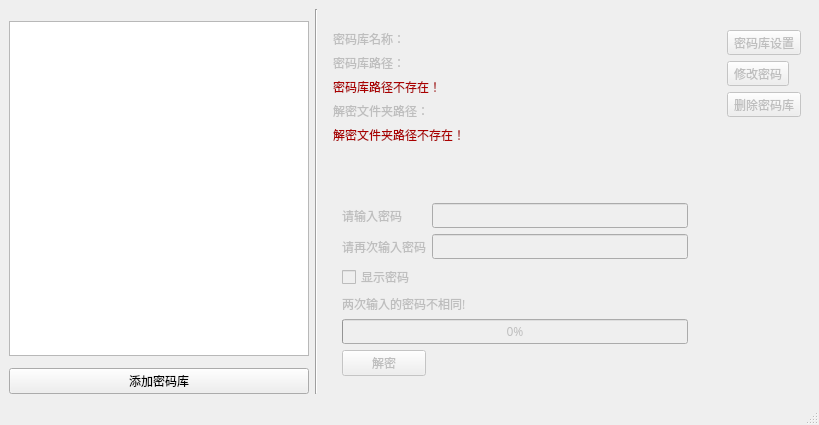
<?xml version="1.0" encoding="UTF-8"?>
<ui version="4.0">
 <class>MainWindow</class>
 <widget class="QMainWindow" name="MainWindow">
  <property name="geometry">
   <rect>
    <x>0</x>
    <y>0</y>
    <width>819</width>
    <height>425</height>
   </rect>
  </property>
  <property name="font">
   <font>
    <family>微软雅黑</family>
   </font>
  </property>
  <property name="windowTitle">
   <string>MainWindow</string>
  </property>
  <widget class="QWidget" name="centralwidget">
   <layout class="QGridLayout" name="gridLayout">
    <item row="2" column="1">
     <widget class="QListWidget" name="vaultList">
      <property name="maximumSize">
       <size>
        <width>300</width>
        <height>16777215</height>
       </size>
      </property>
      <property name="font">
       <font>
        <family>微软雅黑</family>
       </font>
      </property>
     </widget>
    </item>
    <item row="0" column="3" rowspan="5">
     <widget class="Line" name="line">
      <property name="font">
       <font>
        <family>微软雅黑</family>
       </font>
      </property>
      <property name="orientation">
       <enum>Qt::Vertical</enum>
      </property>
     </widget>
    </item>
    <item row="4" column="1">
     <widget class="QPushButton" name="addVaultButton">
      <property name="font">
       <font>
        <family>微软雅黑</family>
       </font>
      </property>
      <property name="text">
       <string>添加密码库</string>
      </property>
     </widget>
    </item>
    <item row="2" column="4" rowspan="3">
     <widget class="QWidget" name="vaultInfoWidget" native="true">
      <property name="enabled">
       <bool>false</bool>
      </property>
      <property name="sizePolicy">
       <sizepolicy hsizetype="Preferred" vsizetype="Preferred">
        <horstretch>0</horstretch>
        <verstretch>0</verstretch>
       </sizepolicy>
      </property>
      <property name="minimumSize">
       <size>
        <width>0</width>
        <height>0</height>
       </size>
      </property>
      <property name="font">
       <font>
        <family>微软雅黑</family>
       </font>
      </property>
      <layout class="QGridLayout" name="gridLayout_2">
       <item row="2" column="0">
        <widget class="QLabel" name="vaultPathReminderLabel">
         <property name="font">
          <font>
           <family>微软雅黑</family>
          </font>
         </property>
         <property name="styleSheet">
          <string notr="true">color:rgb(170, 0, 0)</string>
         </property>
         <property name="text">
          <string>密码库路径不存在！</string>
         </property>
        </widget>
       </item>
       <item row="5" column="0" colspan="2">
        <spacer name="verticalSpacer">
         <property name="font">
          <font>
           <family>微软雅黑</family>
          </font>
         </property>
         <property name="orientation">
          <enum>Qt::Vertical</enum>
         </property>
         <property name="sizeHint" stdset="0">
          <size>
           <width>20</width>
           <height>40</height>
          </size>
         </property>
        </spacer>
       </item>
       <item row="14" column="0">
        <widget class="QWidget" name="passwordInputWidget" native="true">
         <property name="minimumSize">
          <size>
           <width>0</width>
           <height>0</height>
          </size>
         </property>
         <property name="font">
          <font>
           <family>微软雅黑</family>
          </font>
         </property>
         <layout class="QGridLayout" name="gridLayout_3">
          <item row="5" column="0" colspan="2">
           <widget class="QProgressBar" name="progressBar">
            <property name="enabled">
             <bool>false</bool>
            </property>
            <property name="font">
             <font>
              <family>微软雅黑</family>
             </font>
            </property>
            <property name="value">
             <number>0</number>
            </property>
           </widget>
          </item>
          <item row="0" column="0">
           <widget class="QLabel" name="passwordLabel">
            <property name="font">
             <font>
              <family>微软雅黑</family>
             </font>
            </property>
            <property name="text">
             <string>请输入密码</string>
            </property>
           </widget>
          </item>
          <item row="4" column="0" colspan="2">
           <widget class="QLabel" name="progressReminder">
            <property name="font">
             <font>
              <family>微软雅黑</family>
             </font>
            </property>
            <property name="text">
             <string>两次输入的密码不相同!</string>
            </property>
           </widget>
          </item>
          <item row="6" column="0">
           <widget class="QPushButton" name="pushButton_2">
            <property name="font">
             <font>
              <family>微软雅黑</family>
             </font>
            </property>
            <property name="text">
             <string>解密</string>
            </property>
           </widget>
          </item>
          <item row="0" column="1">
           <widget class="QLineEdit" name="passwordEdit">
            <property name="font">
             <font>
              <family>微软雅黑</family>
             </font>
            </property>
            <property name="echoMode">
             <enum>QLineEdit::Password</enum>
            </property>
           </widget>
          </item>
          <item row="1" column="0">
           <widget class="QLabel" name="passwordTwiceLabel">
            <property name="font">
             <font>
              <family>微软雅黑</family>
             </font>
            </property>
            <property name="text">
             <string>请再次输入密码</string>
            </property>
           </widget>
          </item>
          <item row="1" column="1">
           <widget class="QLineEdit" name="passwordTwiceEdit">
            <property name="font">
             <font>
              <family>微软雅黑</family>
             </font>
            </property>
            <property name="echoMode">
             <enum>QLineEdit::Password</enum>
            </property>
           </widget>
          </item>
          <item row="2" column="0">
           <widget class="QCheckBox" name="showPassword">
            <property name="text">
             <string>显示密码</string>
            </property>
           </widget>
          </item>
         </layout>
        </widget>
       </item>
       <item row="1" column="0" colspan="2">
        <widget class="QLabel" name="vaultPathLabel">
         <property name="font">
          <font>
           <family>微软雅黑</family>
          </font>
         </property>
         <property name="text">
          <string>密码库路径：</string>
         </property>
        </widget>
       </item>
       <item row="3" column="0" colspan="2">
        <widget class="QLabel" name="filePathLabel">
         <property name="font">
          <font>
           <family>微软雅黑</family>
          </font>
         </property>
         <property name="text">
          <string>解密文件夹路径：</string>
         </property>
        </widget>
       </item>
       <item row="0" column="0" colspan="2">
        <widget class="QLabel" name="vaultNameLabel">
         <property name="font">
          <font>
           <family>微软雅黑</family>
          </font>
         </property>
         <property name="text">
          <string>密码库名称：</string>
         </property>
        </widget>
       </item>
       <item row="4" column="0">
        <widget class="QLabel" name="filePathReminderLabel">
         <property name="font">
          <font>
           <family>微软雅黑</family>
          </font>
         </property>
         <property name="styleSheet">
          <string notr="true">color:rgb(170, 0, 0)</string>
         </property>
         <property name="text">
          <string>解密文件夹路径不存在！</string>
         </property>
        </widget>
       </item>
      </layout>
     </widget>
    </item>
    <item row="2" column="5" rowspan="3">
     <widget class="QWidget" name="vaultConfigWidget" native="true">
      <property name="enabled">
       <bool>false</bool>
      </property>
      <property name="font">
       <font>
        <family>微软雅黑</family>
       </font>
      </property>
      <layout class="QVBoxLayout" name="verticalLayout_2">
       <item>
        <widget class="QToolButton" name="vaultSettings">
         <property name="font">
          <font>
           <family>微软雅黑</family>
          </font>
         </property>
         <property name="text">
          <string>密码库设置</string>
         </property>
        </widget>
       </item>
       <item>
        <widget class="QToolButton" name="changePassword">
         <property name="font">
          <font>
           <family>微软雅黑</family>
          </font>
         </property>
         <property name="text">
          <string>修改密码</string>
         </property>
        </widget>
       </item>
       <item>
        <widget class="QToolButton" name="delVault">
         <property name="text">
          <string>删除密码库</string>
         </property>
        </widget>
       </item>
       <item>
        <spacer name="verticalSpacer_2">
         <property name="font">
          <font>
           <family>微软雅黑</family>
          </font>
         </property>
         <property name="orientation">
          <enum>Qt::Vertical</enum>
         </property>
         <property name="sizeHint" stdset="0">
          <size>
           <width>20</width>
           <height>40</height>
          </size>
         </property>
        </spacer>
       </item>
      </layout>
     </widget>
    </item>
   </layout>
  </widget>
  <widget class="QMenuBar" name="menubar">
   <property name="geometry">
    <rect>
     <x>0</x>
     <y>0</y>
     <width>819</width>
     <height>26</height>
    </rect>
   </property>
  </widget>
  <widget class="QStatusBar" name="statusbar"/>
 </widget>
 <resources/>
 <connections>
  <connection>
   <sender>showPassword</sender>
   <signal>toggled(bool)</signal>
   <receiver>MainWindow</receiver>
   <slot>update_password_echo_mode(bool)</slot>
   <hints>
    <hint type="sourcelabel">
     <x>364</x>
     <y>281</y>
    </hint>
    <hint type="destinationlabel">
     <x>389</x>
     <y>380</y>
    </hint>
   </hints>
  </connection>
  <connection>
   <sender>vaultSettings</sender>
   <signal>clicked()</signal>
   <receiver>MainWindow</receiver>
   <slot>launchVaultWin()</slot>
   <hints>
    <hint type="sourcelabel">
     <x>758</x>
     <y>57</y>
    </hint>
    <hint type="destinationlabel">
     <x>717</x>
     <y>22</y>
    </hint>
   </hints>
  </connection>
  <connection>
   <sender>vaultList</sender>
   <signal>itemClicked(QListWidgetItem*)</signal>
   <receiver>MainWindow</receiver>
   <slot>updateVaultInfo()</slot>
   <hints>
    <hint type="sourcelabel">
     <x>255</x>
     <y>88</y>
    </hint>
    <hint type="destinationlabel">
     <x>232</x>
     <y>28</y>
    </hint>
   </hints>
  </connection>
 </connections>
 <slots>
  <slot>update_password_echo_mode(bool)</slot>
  <slot>launchVaultWin()</slot>
  <slot>enableVaultConfigWidget()</slot>
  <slot>updateVaultInfo()</slot>
 </slots>
</ui>
